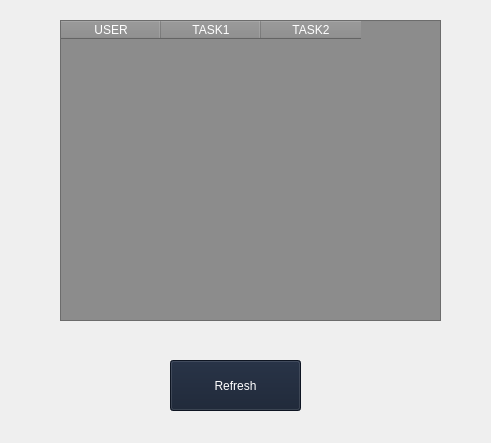
<?xml version="1.0" encoding="UTF-8"?>
<ui version="4.0">
 <class>result</class>
 <widget class="QWidget" name="result">
  <property name="geometry">
   <rect>
    <x>0</x>
    <y>0</y>
    <width>491</width>
    <height>443</height>
   </rect>
  </property>
  <property name="windowTitle">
   <string>Form</string>
  </property>
  <property name="styleSheet">
   <string notr="true">background-color: qlineargradient(
    spread:pad, 
    x1:0, y1:0, x2:1, y2:0, 
    stop:0 rgba(10, 10, 140, 70), 
    stop:1 rgba(10, 10, 140, 70)
);</string>
  </property>
  <widget class="QTableWidget" name="resultTable">
   <property name="geometry">
    <rect>
     <x>60</x>
     <y>20</y>
     <width>381</width>
     <height>301</height>
    </rect>
   </property>
   <property name="styleSheet">
    <string notr="true">font: 700 14pt &quot;Times New Roman&quot;;
color: rgb(255, 255, 255);
background: rgb(140, 140, 140)</string>
   </property>
   <property name="gridStyle">
    <enum>Qt::PenStyle::SolidLine</enum>
   </property>
   <property name="columnCount">
    <number>3</number>
   </property>
   <column>
    <property name="text">
     <string>USER</string>
    </property>
   </column>
   <column>
    <property name="text">
     <string>TASK1</string>
    </property>
   </column>
   <column>
    <property name="text">
     <string>TASK2</string>
    </property>
   </column>
  </widget>
  <widget class="QPushButton" name="displayResultButton">
   <property name="geometry">
    <rect>
     <x>170</x>
     <y>360</y>
     <width>131</width>
     <height>51</height>
    </rect>
   </property>
   <property name="styleSheet">
    <string notr="true">font: 700 14pt &quot;Times New Roman&quot;;
color: rgb(255, 255, 255);
background: rgb(20, 30, 48)</string>
   </property>
   <property name="text">
    <string>Refresh</string>
   </property>
  </widget>
 </widget>
 <resources/>
 <connections/>
</ui>
